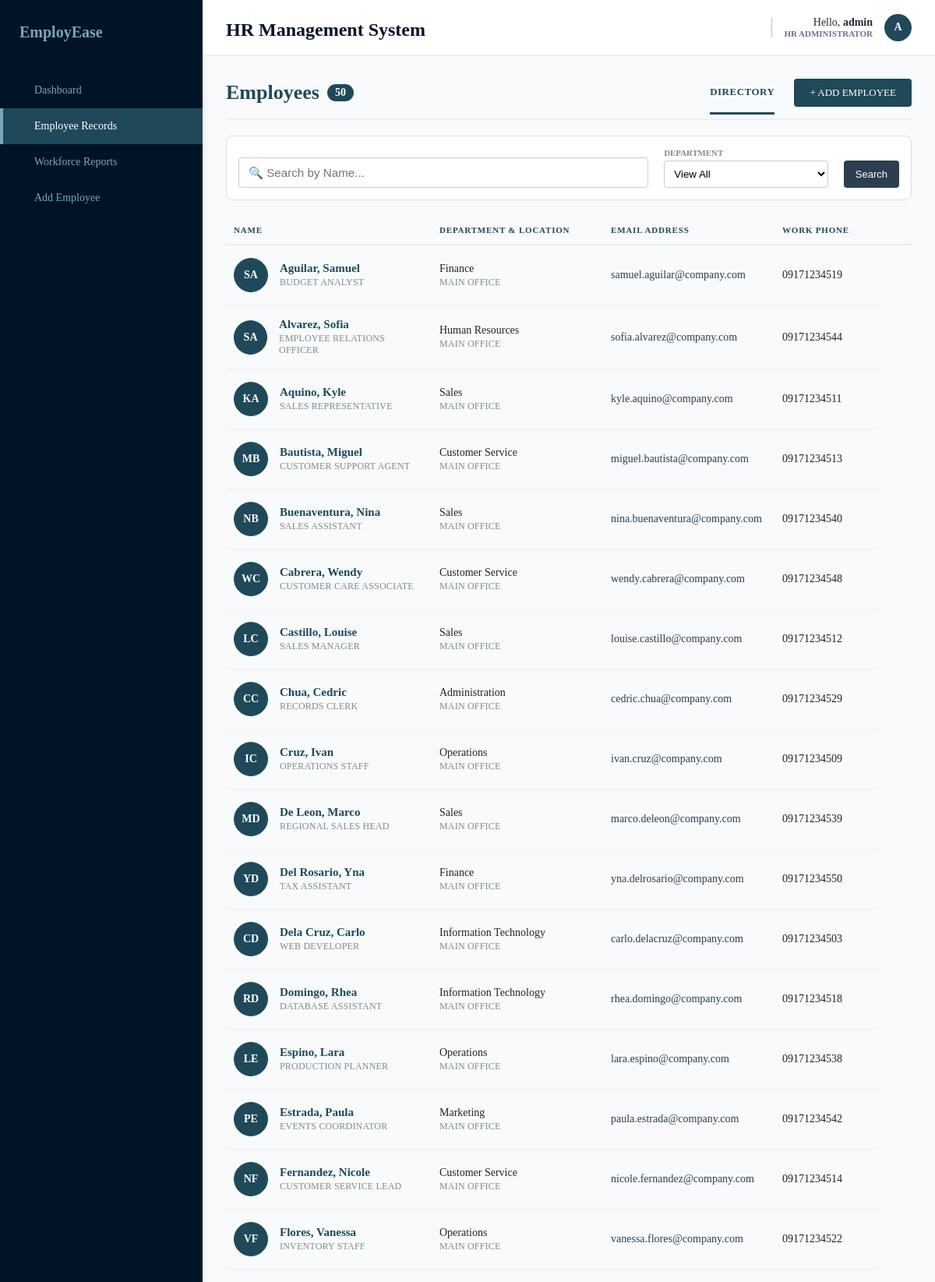
The page /dashboard/records.php (signed in, upper part) on the database its author committed.
### tables this page shows
CREATE TABLE IF NOT EXISTS employees (
    employee_id INT AUTO_INCREMENT PRIMARY KEY,
    first_name VARCHAR(50) NOT NULL,
    last_name VARCHAR(50) NOT NULL,
    gender VARCHAR(10),
    birth_date DATE,
    department VARCHAR(50),
    position VARCHAR(70),
    salary DECIMAL(10,2),
    contact_number VARCHAR(20),
    email VARCHAR(100),
    address VARCHAR(255),
    date_hired DATE
);

### dashboard/records.php (the view, shortened to what this page needs)
<?php
    require_once '../db.php';
    $query = "SELECT * FROM employees WHERE 1=1";
    $query .= " ORDER BY last_name ASC, first_name ASC";
    $stmt = $conn->prepare($query);
    $stmt->execute();
    $emp_result = $stmt->get_result();
    $total_employees = $emp_result->num_rows;
?>
<!DOCTYPE html>
<html lang="en">
    <head>
        <link rel="stylesheet" href="../assets/style.css">
    </head>
    <body>
        <div class="dashboard-wrapper">
            <?php include('../includes/sidebar.php'); ?>
            <main class="dashboard-main-content">
                <?php include('../includes/header.php'); ?>
                <div class="directory-container">
                    <div class="top-nav-bar">
                        <div class="directory-title">
                            <h2>Employees <span class="badge"><?php echo $total_employees; ?></span></h2>
                        </div>
                        <div class="top-actions">
                            <span class="nav-tab active">DIRECTORY</span>
                            <a href="crud_system/createEmployee.php" class="add-emp-btn">+ ADD EMPLOYEE</a>
                        </div>
                    </div>
                    <form method="GET" action="" class="filter-wrapper" style="display: flex; gap: 20px; align-items: flex-end; background: #fff; padding: 15px; border-radius: 8px; border: 1px solid #e0e0e0; margin-bottom: 20px;">
                        <div style="flex: 3; min-width: 250px;">
                            <input type="text" name="search" value="<?php echo htmlspecialchars($_GET['search'] ?? ''); ?>" placeholder="🔍 Search by Name..." style="width: 100%; padding: 10px 12px; border: 1px solid #ccc; border-radius: 4px; box-sizing: border-box; font-size: 0.95rem;">
                        </div>
                        <div class="filter-dropdowns" style="display: flex; gap: 15px; flex: 1.2;">
                            <div class="filter-item" style="flex: 1;">
                                <small style="display: block; font-weight: bold; color: #7f8c8d; margin-bottom: 4px;">DEPARTMENT</small>
                                <select name="department" onchange="this.form.submit()" style="width: 100%; padding: 8px; border: 1px solid #ccc; border-radius: 4px; background: #fff;">
                                    <option value="">View All</option>
                                </select>
                            </div>
                        </div>
                        <div style="display: flex; gap: 10px;">
                            <button type="submit" class="add-emp-btn" style="padding: 10px 15px; margin: 0; background: #2c3e50; border: none; cursor: pointer;">Search</button>
                        </div>
                    </form>
                    <div class="directory-table-container">
                        <table class="directory-table">
                            <thead>
                                <tr>
                                    <th style="width: 30%;">NAME</th>
                                    <th style="width: 25%;">DEPARTMENT & LOCATION</th>
                                    <th style="width: 25%;">EMAIL ADDRESS</th>
                                    <th style="width: 15%;">WORK PHONE</th>
                                    <th style="width: 5%;"></th>
                                </tr>
                            </thead>
                            <tbody>
                                <?php
                                if ($emp_result && mysqli_num_rows($emp_result) > 0) {
                                    while ($row = mysqli_fetch_assoc($emp_result)) {
                                        $first_name = htmlspecialchars($row['first_name'] ?? '');
                                        $last_name = htmlspecialchars($row['last_name'] ?? '');
                                        $position = htmlspecialchars($row['position'] ?? 'Staff Member');
                                        $department = htmlspecialchars($row['department'] ?? 'Unassigned');
                                        $email = htmlspecialchars($row['email'] ?? 'n/a');
                                        $phone = htmlspecialchars($row['contact_number'] ?? 'n/a');
                                        $initials = strtoupper(substr($first_name, 0, 1) . substr($last_name, 0, 1));
                                        ?>
                                        <tr>
                                            <td>
                                                <div class="employee-profile-cell">
                                                    <div class="avatar-circle"><?php echo $initials; ?></div>
                                                    <div class="name-meta">
                                                        <a href="profile.php?id=<?php echo $row['employee_id']; ?>" style="text-decoration:none; color:inherit;">
                                                            <strong><?php echo "$last_name, $first_name"; ?></strong>
                                                        </a>
                                                        <span class="subtitle-text"><?php echo $position; ?></span>
                                                    </div>
                                                </div>
                                            </td>
                                            <td>
                                                <div class="dept-meta">
                                                    <span><?php echo $department; ?></span>
                                                    <span class="subtitle-text">Main Office</span>
                                                </div>
                                            </td>
                                            <td><span class="email-link"><?php echo $email; ?></span></td>
                                            <td><span class="phone-text"><?php echo $phone; ?></span></td>
                                        </tr>
                                        <?php
                                    }
                                } else {
                                    echo "<tr><td colspan='5' style='text-align:center; padding: 30px;'>No employees found matching the filters.</td></tr>";
                                }
                                ?>
                            </tbody>
                        </table>
                    </div>
                </div>
            <?php include('../includes/footer.php'); ?>
    </body>
</html>

### assets/style.css (style rules this page uses)
:root { --primary-color: #011425; --secondary-color: #1f4959; --accent-red: #e7412f; --bg-light: #78a6b9; --text-dark: #242424; --border-color: #dcdcdc; --font-family: Georgia, 'Times New Roman', Times, serif; --font-size: 16px; }
body { margin: 0; padding: 0; height: 100%; font-family: var(--font-family); background-color: #f8fafc; color: var(--text-dark); }
h2 { font-size: 1.5rem; color: var(--secondary-color); margin: 0 0 10px 0; font-weight: bold; }
.top-nav-bar { display: flex; justify-content: space-between; align-items: center; border-bottom: 2px solid #eef2f5; padding-bottom: 15px; margin-bottom: 20px; }
.directory-title h2 { font-size: 26px; color: var(--secondary-color); margin: 0; display: flex; align-items: center; gap: 10px; }
.badge { background-color: var(--secondary-color); color: white; font-size: 14px; padding: 3px 10px; border-radius: 20px; font-weight: bold; }
.top-actions { display: flex; align-items: center; gap: 25px; }
.nav-tab { font-weight: 600; font-size: 13px; color: var(--bg-light); cursor: pointer; letter-spacing: 0.5px; }
.nav-tab.active { color: var(--secondary-color); border-bottom: 3px solid var(--secondary-color); padding-bottom: 18px; margin-bottom: -18px; }
.add-emp-btn { background-color: var(--secondary-color); color: white !important; text-decoration: none; font-size: 13px; padding: 10px 20px; border-radius: 4px; transition: background-color 0.2s; }
.filter-wrapper { display: flex; justify-content: space-between; align-items: center; background-color: var(--bg-light); padding: 15px 20px; border-radius: 6px; margin-bottom: 25px; border: 1px solid var(--secondary-color); }
.filter-dropdowns { display: flex; gap: 30px; }
.filter-item { font-size: 13px; color: var(--secondary-color); cursor: pointer; }
.filter-item small { color: var(--secondary-color); font-weight: 600; }
.directory-table-container { width: 100%; overflow-x: auto; }
.directory-table { width: 100%; border-collapse: collapse; text-align: left; }
.directory-table th { font-size: 11px; color: var(--secondary-color); font-weight: 700; letter-spacing: 0.8px; padding: 12px 10px; border-bottom: 2px solid #e8ecef; }
.directory-table td { padding: 16px 10px; border-bottom: 1px solid #f1f2f6; vertical-align: middle; font-size: 14px; color: var(--text-dark); }
.employee-profile-cell { display: flex; align-items: center; gap: 15px; }
.avatar-circle { width: 42px; height: 42px; background-color: var(--secondary-color); color: #ffffff; font-weight: bold; font-size: 14px; border-radius: 50%; display: flex; align-items: center; justify-content: center; border: 1px solid var(--secondary-color); }
.name-meta, .dept-meta { display: flex; flex-direction: column; }
.name-meta strong { color: var(--secondary-color); font-size: 15px; }
.subtitle-text { font-size: 12px; color: #7f8c8d; margin-top: 2px; text-transform: uppercase; letter-spacing: 0.2px; }
.email-link { color: #2c3e50; }
.dashboard-wrapper { display: flex; min-height: 100vh; background-color: #f8fafc; }
.dashboard-main-content { flex: 1; display: flex; flex-direction: column; }
.directory-container { padding: 30px; }

### rows shown on the page
employees: initials "SA", last_name "Aguilar", first_name "Samuel", position "BUDGET ANALYST", department "Finance", email "samuel.aguilar@company.com", contact_number "09171234519"
employees: initials "SA", last_name "Alvarez", first_name "Sofia", position "EMPLOYEE RELATIONS OFFICER", department "Human Resources", email "sofia.alvarez@company.com", contact_number "09171234544"
employees: initials "KA", last_name "Aquino", first_name "Kyle", position "SALES REPRESENTATIVE", department "Sales", email "kyle.aquino@company.com", contact_number "09171234511"
employees: initials "MB", last_name "Bautista", first_name "Miguel", position "CUSTOMER SUPPORT AGENT", department "Customer Service", email "miguel.bautista@company.com", contact_number "09171234513"
employees: initials "NB", last_name "Buenaventura", first_name "Nina", position "SALES ASSISTANT", department "Sales", email "nina.buenaventura@company.com", contact_number "09171234540"
employees: initials "WC", last_name "Cabrera", first_name "Wendy", position "CUSTOMER CARE ASSOCIATE", department "Customer Service", email "wendy.cabrera@company.com", contact_number "09171234548"
employees: initials "LC", last_name "Castillo", first_name "Louise", position "SALES MANAGER", department "Sales", email "louise.castillo@company.com", contact_number "09171234512"
employees: initials "CC", last_name "Chua", first_name "Cedric", position "RECORDS CLERK", department "Administration", email "cedric.chua@company.com", contact_number "09171234529"
employees: initials "IC", last_name "Cruz", first_name "Ivan", position "OPERATIONS STAFF", department "Operations", email "ivan.cruz@company.com", contact_number "09171234509"
employees: initials "MD", last_name "De Leon", first_name "Marco", position "REGIONAL SALES HEAD", department "Sales", email "marco.deleon@company.com", contact_number "09171234539"
employees: initials "YD", last_name "Del Rosario", first_name "Yna", position "TAX ASSISTANT", department "Finance", email "yna.delrosario@company.com", contact_number "09171234550"
employees: initials "CD", last_name "Dela Cruz", first_name "Carlo", position "WEB DEVELOPER", department "Information Technology", email "carlo.delacruz@company.com", contact_number "09171234503"
employees: initials "RD", last_name "Domingo", first_name "Rhea", position "DATABASE ASSISTANT", department "Information Technology", email "rhea.domingo@company.com", contact_number "09171234518"
employees: initials "LE", last_name "Espino", first_name "Lara", position "PRODUCTION PLANNER", department "Operations", email "lara.espino@company.com", contact_number "09171234538"
employees: initials "PE", last_name "Estrada", first_name "Paula", position "EVENTS COORDINATOR", department "Marketing", email "paula.estrada@company.com", contact_number "09171234542"
employees: initials "NF", last_name "Fernandez", first_name "Nicole", position "CUSTOMER SERVICE LEAD", department "Customer Service", email "nicole.fernandez@company.com", contact_number "09171234514"
employees: initials "VF", last_name "Flores", first_name "Vanessa", position "INVENTORY STAFF", department "Operations", email "vanessa.flores@company.com", contact_number "09171234522"

### other values the page prints
$_SESSION['username'] "admin"
$user_initial "A"
$total_employees "50"
